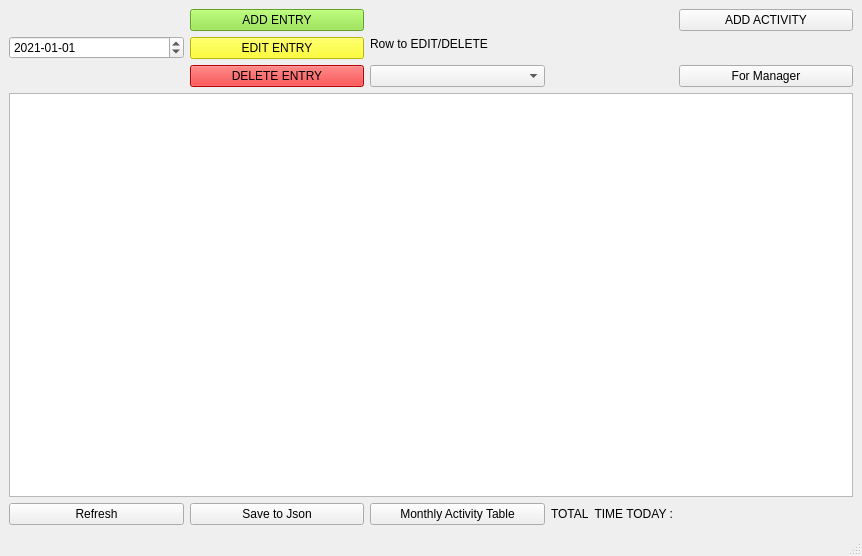
<?xml version="1.0" encoding="UTF-8"?>
<ui version="4.0">
 <class>MainWindow</class>
 <widget class="QMainWindow" name="MainWindow">
  <property name="geometry">
   <rect>
    <x>0</x>
    <y>0</y>
    <width>862</width>
    <height>556</height>
   </rect>
  </property>
  <property name="windowTitle">
   <string>MainWindow</string>
  </property>
  <widget class="QWidget" name="centralwidget">
   <layout class="QGridLayout" name="gridLayout">
    <item row="5" column="0">
     <widget class="QPushButton" name="refreshTblBtn">
      <property name="text">
       <string>Refresh</string>
      </property>
     </widget>
    </item>
    <item row="0" column="0" rowspan="4">
     <widget class="QDateEdit" name="dateEdit">
      <property name="displayFormat">
       <string>yyyy-MM-dd</string>
      </property>
      <property name="date">
       <date>
        <year>2021</year>
        <month>1</month>
        <day>1</day>
       </date>
      </property>
     </widget>
    </item>
    <item row="5" column="1">
     <widget class="QPushButton" name="saveJsonBtn">
      <property name="text">
       <string>Save to Json</string>
      </property>
     </widget>
    </item>
    <item row="5" column="4">
     <widget class="QLabel" name="label_totalTIme">
      <property name="styleSheet">
       <string notr="true"/>
      </property>
      <property name="text">
       <string/>
      </property>
     </widget>
    </item>
    <item row="0" column="1" rowspan="4">
     <layout class="QVBoxLayout" name="verticalLayout">
      <item>
       <widget class="QPushButton" name="addEntryBtn">
        <property name="styleSheet">
         <string notr="true">background-color: rgb(138, 226, 52);
border-color:rgb(78, 154, 6)</string>
        </property>
        <property name="text">
         <string>ADD ENTRY</string>
        </property>
       </widget>
      </item>
      <item>
       <widget class="QPushButton" name="editEntryBtn">
        <property name="styleSheet">
         <string notr="true">background-color: yellow;
border-color: rgb(196, 160, 0);
</string>
        </property>
        <property name="text">
         <string>EDIT ENTRY</string>
        </property>
       </widget>
      </item>
      <item>
       <widget class="QPushButton" name="deleteEntryBtn">
        <property name="styleSheet">
         <string notr="true">background-color: red;
border-color: rgb(164, 0, 0);</string>
        </property>
        <property name="text">
         <string>DELETE ENTRY</string>
        </property>
       </widget>
      </item>
     </layout>
    </item>
    <item row="4" column="0" colspan="5">
     <widget class="QTableView" name="dailyActivitiesTbl">
      <property name="sizePolicy">
       <sizepolicy hsizetype="Expanding" vsizetype="Expanding">
        <horstretch>0</horstretch>
        <verstretch>0</verstretch>
       </sizepolicy>
      </property>
     </widget>
    </item>
    <item row="5" column="3">
     <widget class="QLabel" name="label_totalTimeDesc">
      <property name="sizePolicy">
       <sizepolicy hsizetype="Fixed" vsizetype="Preferred">
        <horstretch>0</horstretch>
        <verstretch>0</verstretch>
       </sizepolicy>
      </property>
      <property name="text">
       <string>TOTAL  TIME TODAY :</string>
      </property>
     </widget>
    </item>
    <item row="0" column="4">
     <widget class="QPushButton" name="addActivityBtn">
      <property name="text">
       <string>ADD ACTIVITY</string>
      </property>
     </widget>
    </item>
    <item row="1" column="2">
     <widget class="QLabel" name="label">
      <property name="text">
       <string>Row to EDIT/DELETE</string>
      </property>
     </widget>
    </item>
    <item row="3" column="2">
     <widget class="QComboBox" name="comboBox_rowNum">
      <property name="sizePolicy">
       <sizepolicy hsizetype="Preferred" vsizetype="Fixed">
        <horstretch>0</horstretch>
        <verstretch>0</verstretch>
       </sizepolicy>
      </property>
      <property name="minimumSize">
       <size>
        <width>0</width>
        <height>0</height>
       </size>
      </property>
      <property name="currentText">
       <string/>
      </property>
     </widget>
    </item>
    <item row="3" column="4">
     <widget class="QPushButton" name="managerBtn">
      <property name="text">
       <string>For Manager</string>
      </property>
     </widget>
    </item>
    <item row="5" column="2">
     <widget class="QPushButton" name="pushButton">
      <property name="text">
       <string>Monthly Activity Table</string>
      </property>
     </widget>
    </item>
   </layout>
  </widget>
  <widget class="QMenuBar" name="menubar">
   <property name="geometry">
    <rect>
     <x>0</x>
     <y>0</y>
     <width>862</width>
     <height>22</height>
    </rect>
   </property>
  </widget>
  <widget class="QStatusBar" name="statusbar"/>
 </widget>
 <resources/>
 <connections/>
</ui>
